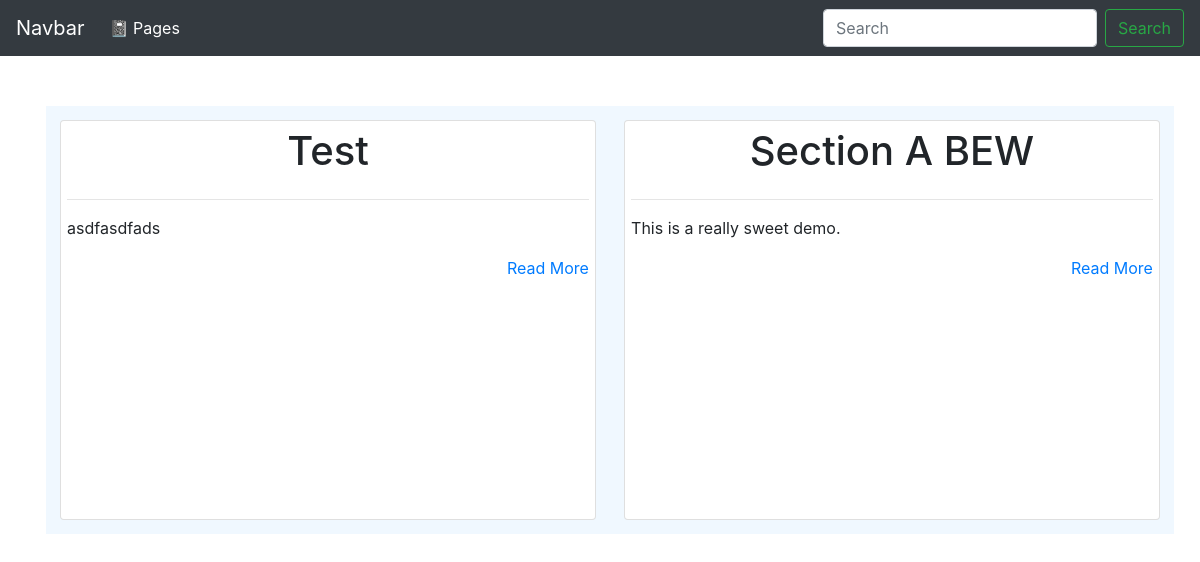
Before: / with the older database file.
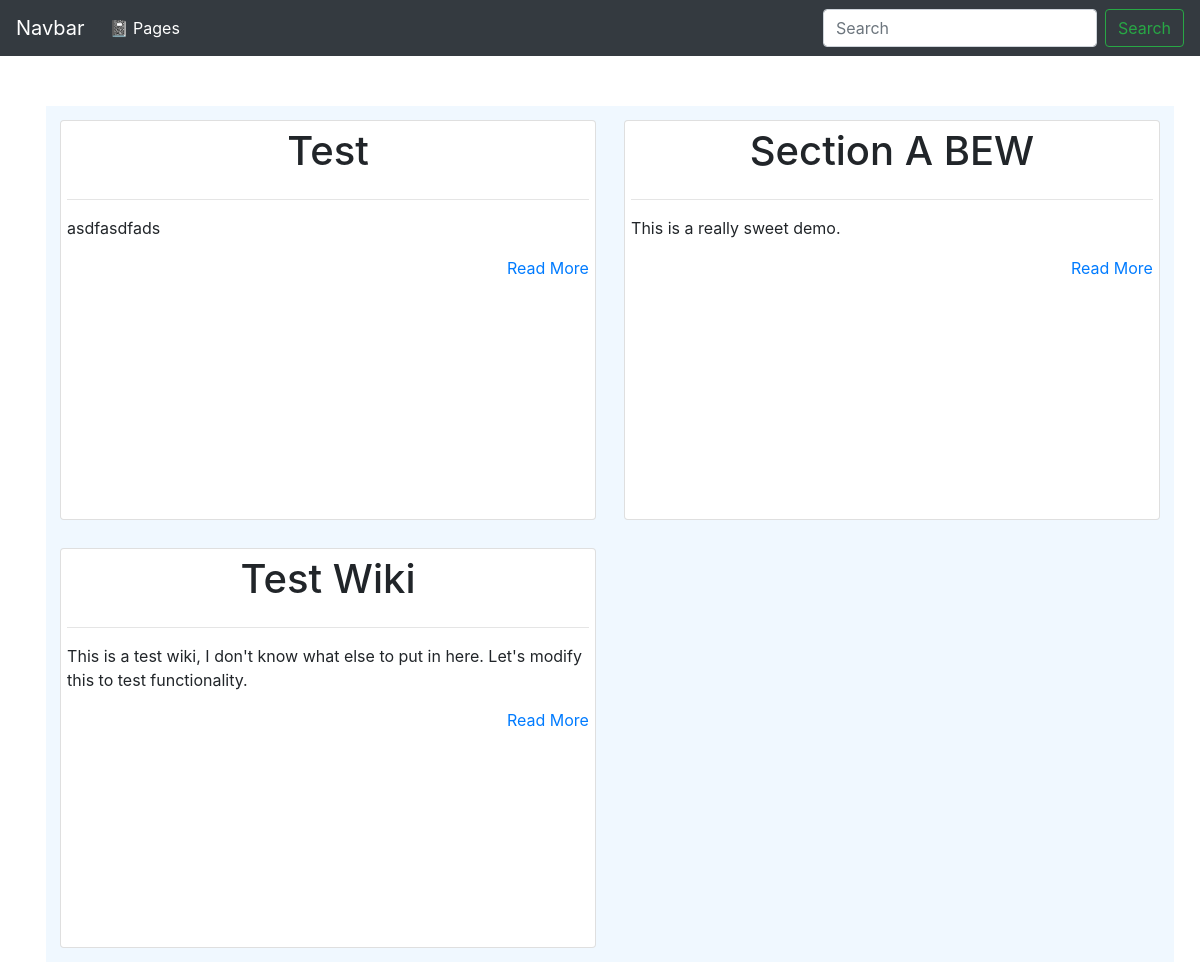
After: the same page with the newer database file.
### wiki/views.py (the view)
# urls.py: path('', PageList.as_view(), name='wiki-list-page'), # name convention: app-intention-page
class PageList(ListView):
    model = Page
    def get(self, request):
        return render(request, 'lists.html', {
          'page_list': self.model.objects.all()
        })

### templates/lists.html (shortened to what this page needs)
{% extends 'base.html' %}
{% block content %}
  <div class="card-container">
    {% for item in page_list %}
    <div class="card">
      <h1 style="text-align: center;">{{ item.title }}</h1>
      <hr>
      <p>{{ item.content| truncatechars:300 }} </p>
      <a style="align-self: flex-end;" href="{% url 'wiki:wiki-details-page' item.slug %}">Read More</a>
    </div>
    {% endfor %}
  </div>
{% endblock %}

### templates/base.html (shortened to what this page needs)
<!doctype html>
<html lang="en">
  <head>
    <link rel="stylesheet" href="https://stackpath.bootstrapcdn.com/bootstrap/4.3.1/css/bootstrap.min.css">
  </head>
  <body>
    <nav class="navbar navbar-expand-md navbar-dark bg-dark" style="max-height:10vh;">
      <a class="navbar-brand" href="/">Navbar</a>
      <div class="collapse navbar-collapse" id="navbarsExampleDefault">
        <ul class="navbar-nav mr-auto">
          <li class="nav-item active">
            <a class="nav-link" href="/">📓 Pages <span class="sr-only">(current)</span></a>
          </li>
        </ul>
        <form class="form-inline my-2 my-lg-0">
          <input class="form-control mr-sm-2" type="text" placeholder="Search" aria-label="Search">
          <button class="btn btn-outline-success my-2 my-sm-0" type="submit">Search</button>
        </form>
      </div>
    </nav>
    <main role="main" class="content">
        {% block content %}
        {% endblock %}
    </main>
  </body>

### templates/lists.html (style rules this page uses)
.card-container { margin: 10px 0 0 10px; align-self:center; margin-top: 50px; background-color:aliceblue; width: 94vw; height:auto; display: flex; flex-flow: wrap; padding: 0; }
.card { width: 47.5%; height: 400px; padding: 6px; margin: 1.25%; display: flex; flex-direction: column; }

### templates/base.html (style rules this page uses)
.content { margin: 0; padding: 0 3vw; }

Changed rows visible on the page:
added Page: title "Test Wiki", content "This is a test wiki, I don't know what else to put in here. Let's modify this to test functionality."
